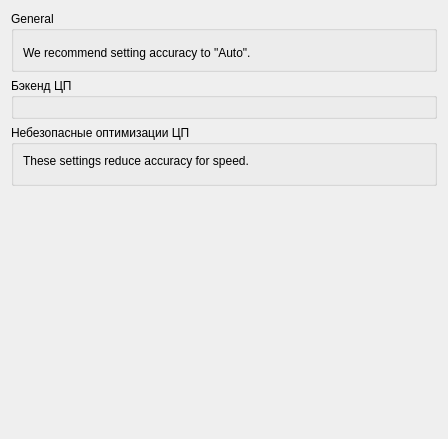
<?xml version="1.0" encoding="UTF-8"?>
<ui version="4.0">
 <class>ConfigureCpu</class>
 <widget class="QWidget" name="ConfigureCpu">
  <property name="geometry">
   <rect>
    <x>0</x>
    <y>0</y>
    <width>448</width>
    <height>439</height>
   </rect>
  </property>
  <property name="windowTitle">
   <string>Form</string>
  </property>
  <property name="accessibleName">
   <string>ЦП</string>
  </property>
  <layout class="QVBoxLayout" name="vboxlayout_2" stretch="0">
   <item>
    <layout class="QVBoxLayout" name="vboxlayout">
     <property name="bottomMargin">
      <number>0</number>
     </property>
     <item>
      <widget class="QGroupBox" name="groupBox">
       <property name="title">
        <string>General</string>
       </property>
       <layout class="QVBoxLayout" name="general_layout">
        <item>
         <widget class="QWidget" name="widget_accuracy" native="true">
          <layout class="QVBoxLayout" name="verticalLayout">
           <property name="leftMargin">
            <number>0</number>
           </property>
           <property name="topMargin">
            <number>0</number>
           </property>
           <property name="rightMargin">
            <number>0</number>
           </property>
           <property name="bottomMargin">
            <number>0</number>
           </property>
          </layout>
         </widget>
        </item>
        <item>
         <widget class="QLabel" name="label_recommended_accuracy">
          <property name="text">
           <string>We recommend setting accuracy to &quot;Auto&quot;.</string>
          </property>
          <property name="wordWrap">
           <bool>false</bool>
          </property>
         </widget>
        </item>
       </layout>
      </widget>
     </item>
     <item>
      <widget class="QGroupBox" name="backend_group">
       <property name="visible">
        <bool>false</bool>
       </property>
       <property name="title">
        <string>Бэкенд ЦП</string>
       </property>
       <layout class="QVBoxLayout">
        <item>
         <widget class="QWidget" name="widget_backend" native="true">
          <layout class="QVBoxLayout" name="verticalLayout1">
           <property name="leftMargin">
            <number>0</number>
           </property>
           <property name="topMargin">
            <number>0</number>
           </property>
           <property name="rightMargin">
            <number>0</number>
           </property>
           <property name="bottomMargin">
            <number>0</number>
           </property>
          </layout>
         </widget>
        </item>
       </layout>
      </widget>
     </item>
     <item>
      <widget class="QGroupBox" name="unsafe_group">
       <property name="title">
        <string>Небезопасные оптимизации ЦП</string>
       </property>
       <layout class="QVBoxLayout">
        <item>
         <widget class="QLabel" name="label_accuracy_description">
          <property name="text">
           <string>These settings reduce accuracy for speed.</string>
          </property>
          <property name="wordWrap">
           <bool>false</bool>
          </property>
         </widget>
        </item>
        <item>
         <widget class="QWidget" name="unsafe_widget" native="true">
          <layout class="QVBoxLayout" name="unsafe_layout">
           <property name="leftMargin">
            <number>0</number>
           </property>
           <property name="topMargin">
            <number>0</number>
           </property>
           <property name="rightMargin">
            <number>0</number>
           </property>
           <property name="bottomMargin">
            <number>0</number>
           </property>
          </layout>
         </widget>
        </item>
       </layout>
      </widget>
     </item>
     <item>
      <spacer name="verticalSpacer">
       <property name="orientation">
        <enum>Qt::Orientation::Vertical</enum>
       </property>
       <property name="sizeType">
        <enum>QSizePolicy::Policy::Expanding</enum>
       </property>
       <property name="sizeHint" stdset="0">
        <size>
         <width>20</width>
         <height>40</height>
        </size>
       </property>
      </spacer>
     </item>
    </layout>
   </item>
  </layout>
 </widget>
 <resources/>
 <connections/>
</ui>
